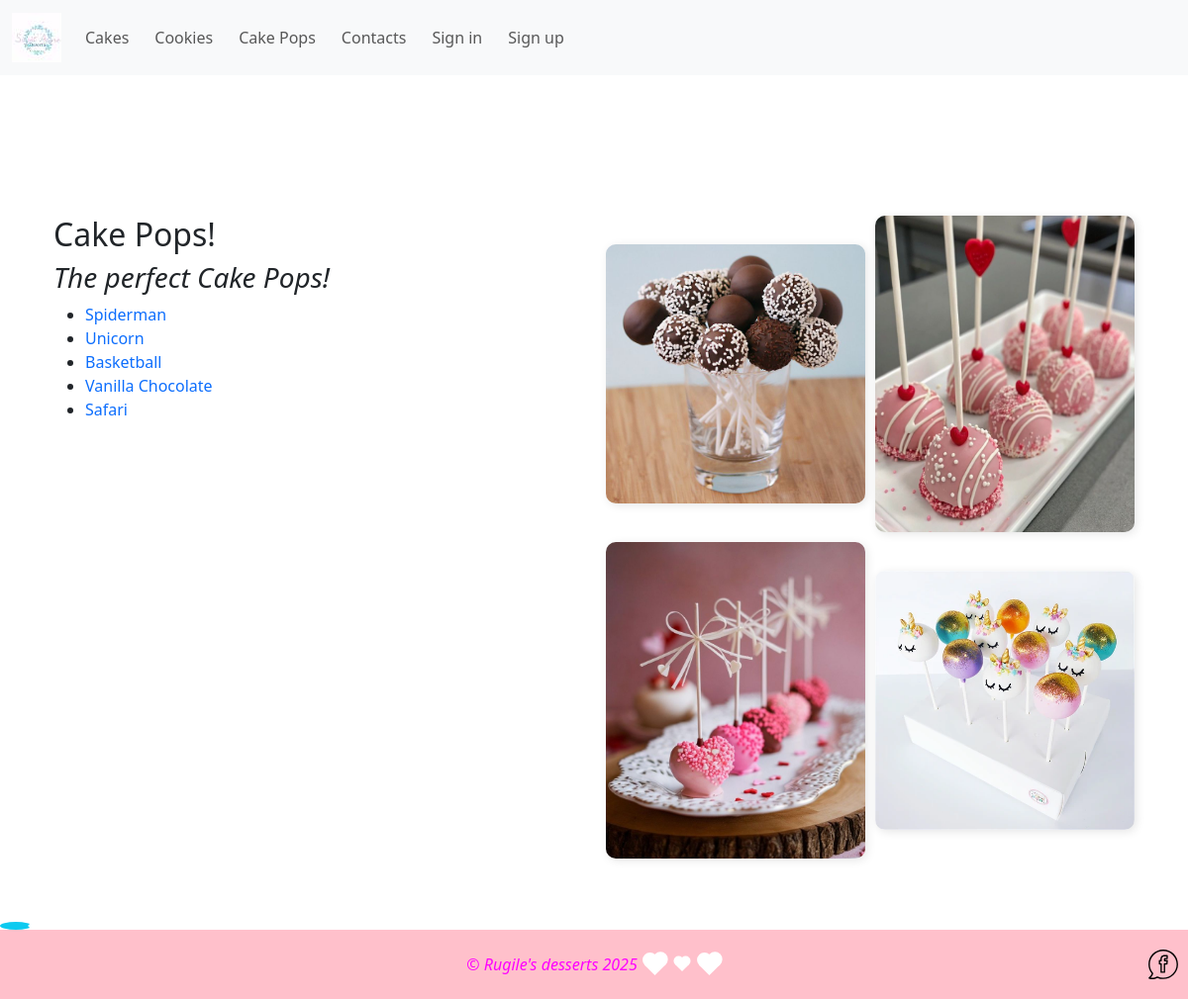
The app's page /cake_pops/ with its own data.
### desserts/models.py (models this page shows, shortened)
class Product(models.Model):
    category = models.ForeignKey(
        Category, on_delete=models.CASCADE, blank=True, null=True
    )
    options = models.ManyToManyField(Option, blank=True)
    name = models.CharField(max_length=200, blank=True, null=True)
    description = HTMLField("Description", max_length=4096, default="")
    price = models.FloatField(blank=False, null=False)
    image = models.ImageField(upload_to="products", blank=True, null=True)
    class Meta:
        verbose_name = "Product"
        verbose_name_plural = "Products"

class GalleryImage(models.Model):
    image = models.ImageField(upload_to="gallery")
    image_category = models.ForeignKey(
        GalleryCategory, on_delete=models.CASCADE, related_name="images"
    )
    name = models.CharField(max_length=200, blank=True, null=True)
    def __str__(self):
        return f"({self.image_category})"

### desserts/views.py (the view)
# urls.py: path("cake_pops/", views.CakePopsListView.as_view(), name="cake_pops"),
class CakePopsListView(generic.ListView):
    template_name = "desserts/cake_pops.html"
    model = Product
    context_object_name = "cake_pops"
    def get_queryset(self):
        return Product.objects.filter(category__name="Cake Pops")
    def get_context_data(self, **kwargs):
        context = super().get_context_data(**kwargs)
        cake_pops_category = GalleryCategory.objects.filter(name="Cake Pops").first()
        if cake_pops_category:
            context["gallery_images"] = GalleryImage.objects.filter(image_category=cake_pops_category)
        else:
            context["gallery_images"] = []
        print("Gallery Images:", context["gallery_images"])  # Check if there is data in the terminal
        return context

### desserts/models.py (called while the page is built)
    def __str__(self):
        return self.name

### desserts/templates/desserts/cake_pops.html (shortened to what this page needs)
{% extends "desserts/base.html" %}
{% load static %}
{% block content %}
{% if cake_pops %}
    <div class="container mt-5">
        <div class="row">
            <div class="col-md-6">
                <h2>Cake Pops!</h2>
                <h3><i>The perfect Cake Pops!</i></h3>
                <ul>
                    {% for cake_pop in cake_pops %}
                        <li><a href="{% url 'cake_pops_details' cake_pop.pk %}">{{ cake_pop.name }}</a></li>
                    {% endfor %}
                </ul>
            </div>
            <div class="col-md-6 d-flex justify-content-end">
                <div class="gallery">
                    {% for image in gallery_images %}
                        <img src="{{ image.image.url }}">
                    {% empty %}
                        <img src="{% static 'desserts/img/default1.jpg' %}" alt="No Image Available">
                    {% endfor %}
                </div>
            </div>
        </div>
    </div>
{% else %}
    <h2>There are no Cake Pops at the moment.</h2>
{% endif %}
{% endblock content %}

### desserts/static/desserts/css/main.css (style rules this page uses)
html, body { height: 100%; margin: 0; display: flex; flex-direction: column; }
a { text-decoration: none !important; }

### desserts/templates/desserts/cake_pops.html (style rules this page uses)
.gallery { display: grid; grid-template-columns: repeat(2, 1fr); gap: 10px; justify-content: center; align-items: center; }
.gallery img { width: 100%; height: auto; max-height: 320px; object-fit: cover; border-radius: 10px; box-shadow: 2px 2px 10px rgba(0, 0, 0, 0.1); }

### records on screen
Product: name "Spiderman"
Product: name "Unicorn"
Product: name "Basketball"
Product: name "Vanilla Chocolate"
Product: name "Safari"
GalleryImage: image (picture)
GalleryImage: image (picture)
GalleryImage: image (picture)
GalleryImage: image (picture)
